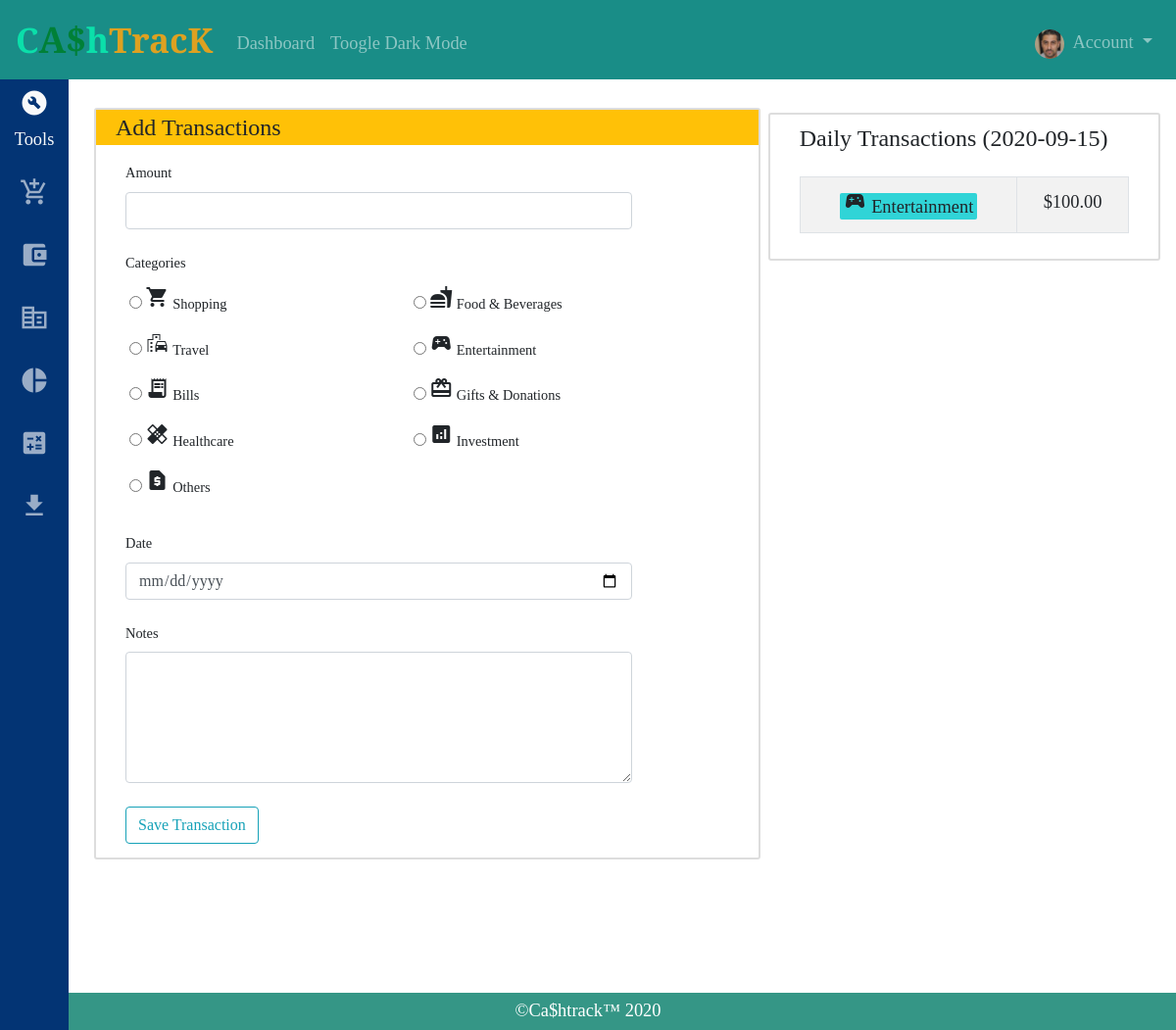
/transactions (signed in), run on an earlier commit of the app's database.
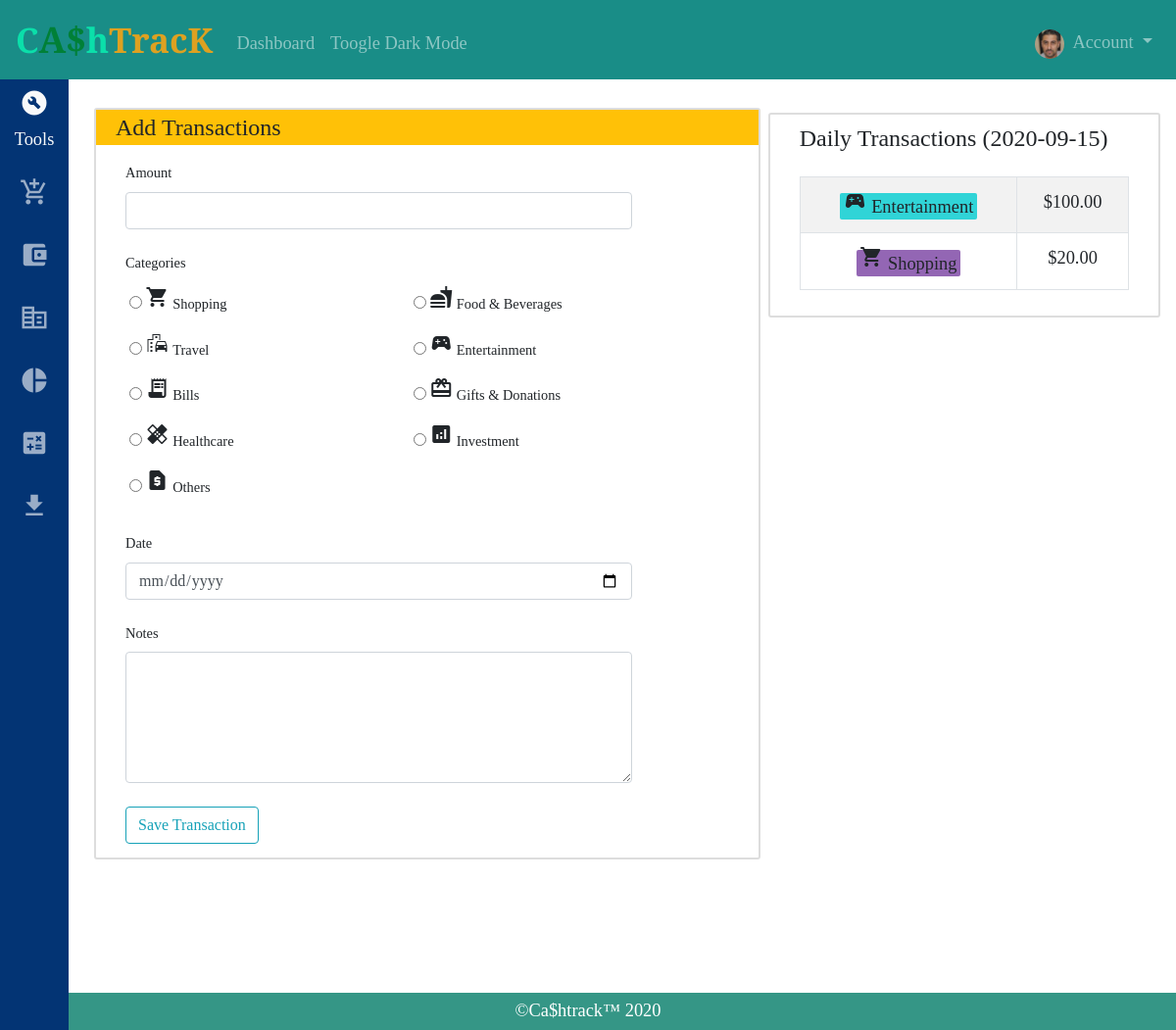
And on a later commit of the database.
### packages/database.py (models this page shows, shortened)
class Transactions(db.Model):
    __tablename__ = "transactions"
    id = db.Column(db.Integer, nullable=False, primary_key=True)
    user_id = db.Column(db.Integer, db.ForeignKey('user.id'), nullable=False)
    amount = db.Column(db.Float, nullable=False)
    type = db.Column(db.String, nullable=False)
    category = db.Column(db.String(20), nullable=False)
    notes = db.Column(db.String(60), nullable=False)
    date = db.Column(db.Date, nullable=False, default=date.today())

### packages/cashtrack/routes.py (the view, shortened to what this page needs)
@cashtrack.route("/transactions", methods=['GET', 'POST'])
@login_required
def transactions():
    form = TransactionsForm()
    rows = Transactions.query.filter_by(user_id=current_user.id, type='Expense', date=date.today()).order_by(Transactions.date.desc())
    today = make_today_transactions(rows)
    return rnd_tmp("add.html", form=form, title="Transactions", icons=label_icons, colors=label_colors, rows=today, length=rows.count(), date=date.today())

### packages/cashtrack/forms.py
class TransactionsForm(FlaskForm):
    amount = DecimalField('Amount', validators=[DataRequired(message="Amount entered is not valid."), NumberRange(min=0, message="Amount cannot be negative.")], widget=NumberInput(min=0, step=1), places=2)
    category = RadioField('Categories', validators=[DataRequired()],
                choices=transactions_choices)
    notes = TextAreaField('Notes', validators=[optional(), Length(max=60)], filters=[lambda v: 'None' if v == '' else v], render_kw={"rows":5, "cols":6})
    date = DateField('Date', validators=[DataRequired()])
    submit = smt_field('Save Transaction')

### packages/cashtrack/helpers.py (called while the page is built)
def getfilter():
    try:
        filter = request.cookies.get('filter')
        if not filter:
            filter = 'USD'
    except:
        filter = 'USD'
    return filter

def make_today_transactions(sqlquery):
    result = {}
    for query in sqlquery:
        if query.category in result.keys():
           result[query.category] += query.amount
        else:
           result.update({query.category : query.amount})
    print(result)
    return result

### packages/database.py (called while the page is built)
@login_manager.user_loader
def load_user(user_id):
    return User.query.get(int(user_id))

### packages/templates/add.html (shortened to what this page needs)
{% extends "layout.html" %}
{% if title == 'Income' %}
    {% set type = 'success' %}
{% elif title  == 'Transactions' %}
    {% set type = 'warning' %}
{% endif %}
{% block content %}
    <div class="flex" id="body-form">
        <div class="content-left">
            <form action="" method="post">
                <fieldset class="form_group">
                    <div class="content-heading bg-{{type}}">
                        <legend class="mb-2">Add {{ title }}</legend>
                    </div>
                    <div class="content-section">
                        <div class="form_group mb-4">
                            {{ form.amount.label(class="form-control-label") }}
                            {% if form.amount.errors %}
                                {{ form.amount(class="form-control form-control-md is-invalid", autocomplete="off") }}
                                <small class="invalid-feedback">
                                    {% for error in form.amount.errors %}
                                        {{ error }}
                                    {% endfor %}
                                </small>
                            {% else %}
                                {{ form.amount(class="form-control form-control-md", autocomplete="off") }}
                            {% endif %}
                        </div>
                        <div class="form_group mb-4">
                            {{ form.category.label(class="form-control-label") }}
                            <div class="row">
                                {% for field in form.category %}
                                    <div class="col-md-5 m-1" style="display: inline-block">
                                        {{ field (required="required") }}
                                        {% set icon = icons[field.label.text] %}
                                        <span class="material-icons">
                                        </span>
                                        {{ field.label(class="form-control-label") }}
                                    </div>
                                {% endfor %}
                            </div>
                        </div>
                        <div class="form_group mb-4">
                            {{ form.date.label(class="form-control-label")}}
                            {{ form.date(class="form-control") }}
                        </div>
                        <div class="form_group mb-4">
                            {{ form.notes.label(class="form-control-label")}}
                            {{ form.notes(class="form-control") }}
                        </div>
                        <div class="form_group mb-1">
                            {{ form.submit(class="btn btn-outline-info") }}
                        </div>
                    </div>
                </fieldset>
            </form>
        </div>
        <div class="content-side daily-summary">
            <h4> Daily {{title}} ({{ date }})</h4>
            <table class="mt-4 table table-bordered table-striped">
                {% for k,v in rows.items() %}
                    {% set color = colors[k] %}
                    <tr class="text-center">
                        <td>
                            <span class="category-rows" style="padding: 3.5px; border-radius: 2px; ">
                                <span class="material-icons">{{ icons[k] }}</span>
                                {{ k }}
                            </span>
                        </td>
                        <td>{{ v | convert_currency(g.code) }}</td>
                    </tr>
                {% endfor %}
            </table>
        </div>
    </div>
{% endblock %}

What changed in the data, as far as the page shows it:
added Transactions: category "Shopping", amount "$20.00"
